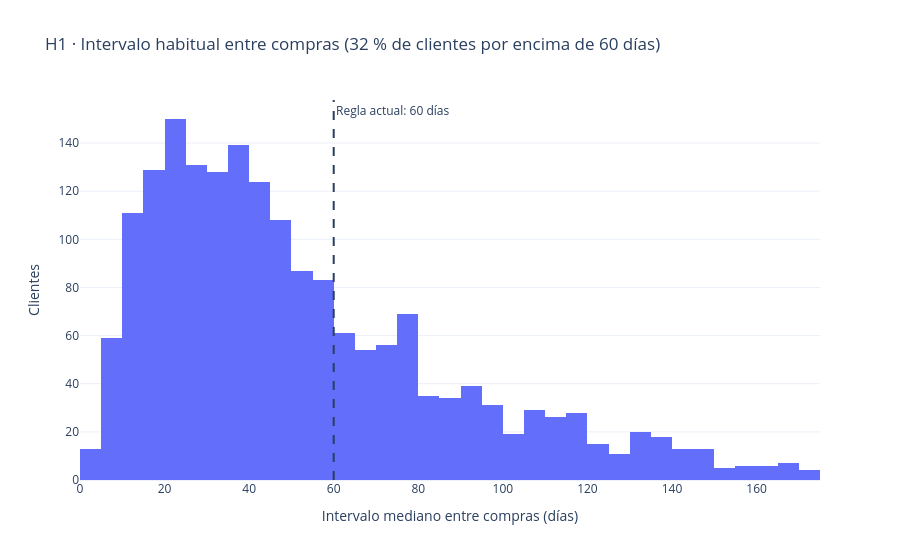

The cell this chart's notebook holds for it:
### Code cell
# H1 — ritmo de compra: clientes con al menos 3 días de compra en los 12 meses previos (último corte de desarrollo)
last_dev = dev[dev["cutoff"] == dev["cutoff"].max()]
h1 = last_dev[last_dev["n_purchase_days_12m"] >= 3]
h1_share = (h1["median_interval_days"] > RULE_DAYS).mean()

def rule_quality(d, flag):
    tp = (flag & (d["churn"] == 1)).sum()
    return {"clientes marcados": int(flag.sum()), "precisión %": round(100 * tp / max(flag.sum(), 1), 1),
            "recall %": round(100 * tp / max(d["churn"].sum(), 1), 1)}

fixed_flag = dev["recency_days"] > RULE_DAYS
pers_flag = np.where(dev["recency_ratio"].notna(), dev["recency_ratio"] > H1_RATIO, fixed_flag).astype(bool)
h1_rules = pd.DataFrame([{"regla": f"Fija: > {RULE_DAYS} días sin comprar", **rule_quality(dev, fixed_flag)},
                         {"regla": f"Personalizada: > {H1_RATIO} × su intervalo habitual", **rule_quality(dev, pers_flag)}])
RESULTS["H1_pct_intervalo_mayor_60"] = round(100 * h1_share, 1)
RESULTS["H1_reglas"] = h1_rules.to_dict("records")

fig = px.histogram(h1, x="median_interval_days", nbins=40,
                   title=f"H1 · Intervalo habitual entre compras ({100*h1_share:.0f} % de clientes por encima de {RULE_DAYS} días)",
                   labels={"median_interval_days": "Intervalo mediano entre compras (días)", "count": "Clientes"})
fig.add_vline(x=RULE_DAYS, line_dash="dash", annotation_text=f"Regla actual: {RULE_DAYS} días")
fig.update_layout(yaxis_title="Clientes")
fig.show()
h1_rules

### Figure 1 — Plotly figure (JSON) as saved in the notebook; plotly's stock layout.template omitted (floating-point values rounded to 4 significant figures; data arrays with more than 128 entries replaced by an {"elided": "..."} marker saying what was removed)
{"data": [{"bingroup": "x", "hovertemplate": "Intervalo mediano entre compras (días)=%{x}<br>count=%{y}<extra></extra>", "legendgroup": "", "marker": {"color": "#636efa", "pattern": {"shape": ""}}, "name": "", "nbinsx": 40, "orientation": "v", "showlegend": false, "type": "histogram", "x": {"elided": "1861 float values"}, "xaxis": "x", "yaxis": "y"}], "layout": {"annotations": [{"showarrow": false, "text": "Regla actual: 60 días", "x": 60, "xanchor": "left", "xref": "x", "y": 1, "yanchor": "top", "yref": "y domain"}], "barmode": "relative", "legend": {"tracegroupgap": 0}, "shapes": [{"line": {"dash": "dash"}, "type": "line", "x0": 60, "x1": 60, "xref": "x", "y0": 0, "y1": 1, "yref": "y domain"}], "title": {"text": "H1 · Intervalo habitual entre compras (32 % de clientes por encima de 60 días)"}, "xaxis": {"anchor": "y", "domain": [0, 1], "title": {"text": "Intervalo mediano entre compras (días)"}}, "yaxis": {"anchor": "x", "domain": [0, 1], "title": {"text": "Clientes"}}}}
